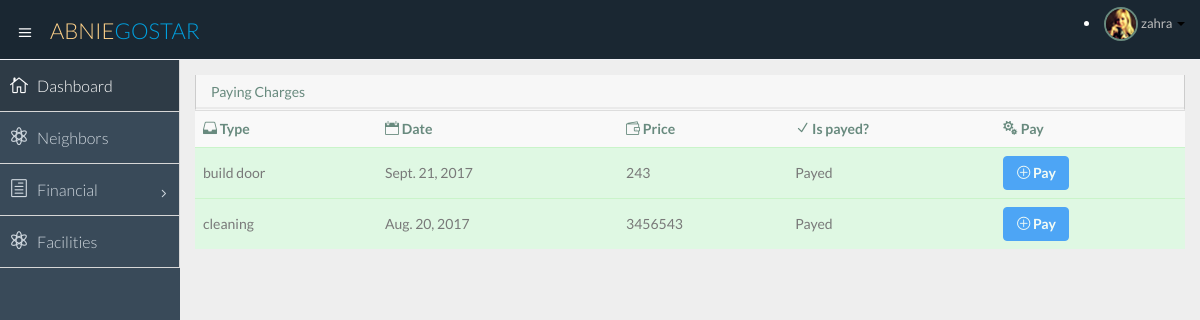
The page /home/financial/charge/ (signed in) on the database its author committed.
### polls/models.py (models this page shows)
class Neighbor(models.Model):
    user = models.ForeignKey(User, unique=True)
    national_id = models.CharField(max_length=10, primary_key=True, null=False, default='1111')
    apartment = models.ForeignKey('Apartment', on_delete=models.CASCADE, default=0, null=True)
    sex = models.CharField(max_length=5, null=True)
    type = models.CharField(max_length=30, null=True)
    bank_account = models.CharField(max_length=30, null=True)
    _bank = models.ForeignKey('Bank', on_delete=models.CASCADE, null=True)

class Charge(models.Model):
    id = models.IntegerField(primary_key=True)
    title = models.CharField(max_length=30)
    price = models.IntegerField(default=300000)
    due_date = models.DateField('charge due date')
    payed_date = models.DateField(null=True, blank=True)
    is_payed = models.BooleanField(default=False)
    _apartment = models.ForeignKey('Apartment' , on_delete=models.CASCADE)

### polls/views.py (the view)
def payCharges(request):
    if not request.user.is_authenticated():
        return HttpResponseRedirect('/login/')
    username = None
    if request.user.is_authenticated():
        username = request.user.get_username()
        user = User.objects.get(username=username)
        neighbor = Neighbor.objects.all().get(user=user)
        context = {}
        context['user'] = neighbor
        context['date'] = date.today();
        charges = {}
        if neighbor.apartment is not None:
            charges = Charge.objects.filter(_apartment=neighbor.apartment).order_by('-due_date')
        context['charges'] = charges
        return render(request, 'polls/payCharges.html', context)
    return HttpResponseRedirect('/login/')

### polls/templates/polls/payCharges.html (shortened to what this page needs)
{% extends 'polls/temp1.html' %}
{% block content %}
<div class="row">
                  <div class="col-lg-12">
                      <section class="panel">
                          <header class="panel-heading">
                              Paying Charges
                          </header>
                          <table class="table table-striped table-advance table-hover">
                           <tbody>
                              <tr>
                                 <th><i class="icon_drawer"></i> Type</th>
                                 <th><i class="icon_calendar"></i> Date</th>
                                 <th><i class="icon_wallet"></i> Price</th>
                                 <th><i class="icon_check"></i> Is payed?</th>
                                 <th><i class="icon_cogs"> </i> Pay</th>
                              </tr>
                {% for charge in charges %}
                              <tr {% if charge.is_payed == True%} class="success" {% endif %}
                                      {% if charge.is_payed == False and date > charge.due_date %} class="danger" {% endif %}>
                                 <td>{{ charge.title }}</td>
                                 <td>{{ charge.due_date }}</td>
                                 <td>{{ charge.price }}</td>
                                 <td>
                                     {%  if charge.is_payed == True %}
                                        Payed
                                     {% endif %}
                                 </td>
                                 <td>
                                  <div class="btn-group">
                                      <a class="btn btn-primary {% if charge.is_payed == True %} disabled{% endif %}" href="{% url 'bank' "charge" charge.id %}"><i class="icon_plus_alt2"></i> <b>Pay</b></a>
                                  </div>
                                  </td>
                              </tr>
                {% endfor %}
                           </tbody>
                        </table>
                      </section>
                  </div>
              </div>
{% endblock %}

### polls/templates/polls/temp1.html (shortened to what this page needs)
<!DOCTYPE html>
<html lang="en">
<head>
</head>
<body>
    <!DOCTYPE html>
<html lang="en">
  <head>
    {% load static %}
    {% load static %}
    <link href="{% static "polls/css/bootstrap.min.css" %}" rel="stylesheet">
    {% load static %}
    <link href="{% static "polls/css/bootstrap-theme.css" %}" rel="stylesheet">
    {% load static %}
    <link href="{% static "polls/css/elegant-icons-style.css" %}" rel="stylesheet" />
    {% load static %}
    <link href="{% static "polls/css/font-awesome.min.css" %}" rel="stylesheet" />
    {% load static %}
    <link href="{% static "polls/css/style.css" %}" rel="stylesheet">
    {% load static %}
    <link href="{% static "polls/css/style-responsive.css" %}" rel="stylesheet" />
  </head>
  <body>
  <section id="container" class="">
    {% block header %}
     <header class="header dark-bg">
            <div class="toggle-nav">
                <div class="icon-reorder tooltips" data-original-title="Toggle Navigation" data-placement="bottom"><i class="icon_menu"></i></div>
            </div>
            <a href="index.html" class="logo">Abnie<span class="lite">Gostar</span></a>
            <div class="top-nav notification-row">
                    <li class="dropdown">
                        <a data-toggle="dropdown" class="dropdown-toggle" href="#">
                            <span class="profile-ava">
                                <img alt="" src="img/avatar1_small.jpg">
                            </span>
                            <span class="username">{{ user.user.first_name}}{{ owner.user.first_name}}</span>
                            <b class="caret"></b>
                        </a>
                    </li>
            </div>
      </header>
  {% endblock %}
  {% block sidebar %}
      <aside>
          <div id="sidebar"  class="nav-collapse ">
              <ul class="sidebar-menu">
                  <li class="active">
                      <a class="" href="{%  url 'index'%}">
                          <i class="icon_house_alt"></i>
                          <span>Dashboard</span>
                      </a>
                  </li>
{% if user.type != 'owner' and owner.type != 'owner' %}
				  <li>
                      <a class="" href="{%  url 'neighbors'     %}">
                          <i class="icon_genius"></i>
                          <span>Neighbors</span>
                      </a>
                  </li>
                  <li class="sub-menu">
                      <a href="javascript:;" class="">
                          <i class="icon_document_alt"></i>
                          <span>Financial</span>
                          <span class="menu-arrow arrow_carrot-right"></span>
                      </a>
                  </li>
				  <li>
                      <a class="" href="{%  url 'facilities' %}">
                          <i class="icon_genius"></i>
                          <span>Facilities</span>
                      </a>
                  </li>
                {% endif %}
              </ul>
          </div>
      {% endblock %}
      </aside>
      <section id="main-content">
          <section class="wrapper">
              {% block content %}
                                  {% load static %}
                                                      {% load static %}
                {% endblock %}
          </section>
      </section>
  </section>
    {% load static %}
    {% load static %}
    {% load static %}
    {% load static %}
    {% load static %}
    {% load static %}
  </body>
</html>
</body>
</html>

### rows shown on the page
Neighbor: user.first_name "zahra"
Charge: title "build door", due_date "Sept. 21, 2017", price "243", is_payed "Payed"
Charge: title "cleaning", due_date "Aug. 20, 2017", price "3456543", is_payed "Payed"
